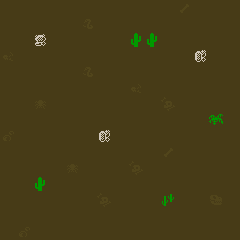

A 2D game scene composited from a Tiled map and its tileset images. What follows is a short description and the map's XML, with every tile layer's data as written:
An orthogonal 15x15 tile map with 16x16 px tiles, 4 tile layers (floor, wall, roof, units).

<map version="1.10" tiledversion="2025.05.05" orientation="orthogonal" renderorder="right-down" width="15" height="15" tilewidth="16" tileheight="16" infinite="0" nextlayerid="6" nextobjectid="1">
 <tileset firstgid="1" source="../../tiles/battle/desert.tsx" />
 <layer id="1" name="floor" width="15" height="15">
  <data encoding="csv">
1,1,1,1,1,1,1,1,1,1,1,25,1,1,1,
1,1,1,1,1,15,1,1,1,1,1,1,1,1,1,
1,1,1,1,1,1,1,1,1,1,1,1,1,1,1,
24,1,1,1,1,1,1,1,1,1,1,1,1,1,1,
1,1,1,1,1,15,1,1,1,1,1,1,1,1,1,
1,1,1,1,1,1,1,1,24,1,1,1,1,1,1,
1,1,16,1,1,1,1,1,1,1,14,1,1,1,1,
1,1,1,1,1,1,1,1,1,1,1,1,1,1,1,
34,1,1,1,1,1,1,1,1,1,1,1,1,1,1,
1,1,1,1,1,1,1,1,1,1,25,1,1,1,1,
1,1,1,1,16,1,1,1,14,1,1,1,1,1,1,
1,1,1,1,1,1,1,1,1,1,1,1,1,1,1,
1,1,1,1,1,1,14,1,1,1,1,1,1,26,1,
1,1,1,1,1,1,1,1,1,1,1,1,1,1,1,
1,34,1,1,1,1,1,1,1,1,1,1,1,1,1
</data>
 </layer>
 <layer id="3" name="wall" width="15" height="15">
  <data encoding="csv">
0,0,0,0,0,0,0,0,0,0,0,0,0,0,0,
0,0,0,0,0,0,0,0,0,0,0,0,0,0,0,
0,0,36,0,0,0,0,0,12,12,0,0,0,0,0,
0,0,0,0,0,0,0,0,0,0,0,0,35,0,0,
0,0,0,0,0,0,0,0,0,0,0,0,0,0,0,
0,0,0,0,0,0,0,0,0,0,0,0,0,0,0,
0,0,0,0,0,0,0,0,0,0,0,0,0,0,0,
0,0,0,0,0,0,0,0,0,0,0,0,0,21,0,
0,0,0,0,0,0,35,0,0,0,0,0,0,0,0,
0,0,0,0,0,0,0,0,0,0,0,0,0,0,0,
0,0,0,0,0,0,0,0,0,0,0,0,0,0,0,
0,0,12,0,0,0,0,0,0,0,0,0,0,0,0,
0,0,0,0,0,0,0,0,0,0,11,0,0,0,0,
0,0,0,0,0,0,0,0,0,0,0,0,0,0,0,
0,0,0,0,0,0,0,0,0,0,0,0,0,0,0
</data>
 </layer>
 <layer id="5" name="roof" width="15" height="15">
  <data encoding="csv">
0,0,0,0,0,0,0,0,0,0,0,0,0,0,0,
0,0,0,0,0,0,0,0,0,0,0,0,0,0,0,
0,0,0,0,0,0,0,0,0,0,0,0,0,0,0,
0,0,0,0,0,0,0,0,0,0,0,0,0,0,0,
0,0,0,0,0,0,0,0,0,0,0,0,0,0,0,
0,0,0,0,0,0,0,0,0,0,0,0,0,0,0,
0,0,0,0,0,0,0,0,0,0,0,0,0,0,0,
0,0,0,0,0,0,0,0,0,0,0,0,0,0,0,
0,0,0,0,0,0,0,0,0,0,0,0,0,0,0,
0,0,0,0,0,0,0,0,0,0,0,0,0,0,0,
0,0,0,0,0,0,0,0,0,0,0,0,0,0,0,
0,0,0,0,0,0,0,0,0,0,0,0,0,0,0,
0,0,0,0,0,0,0,0,0,0,0,0,0,0,0,
0,0,0,0,0,0,0,0,0,0,0,0,0,0,0,
0,0,0,0,0,0,0,0,0,0,0,0,0,0,0
</data>
 </layer>
 <layer id="4" name="units" width="15" height="15">
  <data encoding="csv">
0,0,0,0,0,0,0,0,0,0,0,0,0,0,0,
0,0,0,0,0,0,0,0,0,0,0,0,0,0,0,
0,0,0,0,0,0,0,0,0,0,0,0,0,0,0,
0,0,0,0,0,0,0,0,0,0,0,0,0,0,0,
0,0,0,0,0,0,0,0,0,0,0,0,0,0,0,
0,0,0,0,0,0,0,0,0,0,0,0,0,0,0,
0,0,0,0,0,0,0,0,0,0,0,0,0,0,0,
0,0,0,0,0,0,0,0,0,0,0,0,0,0,0,
0,0,0,0,0,0,0,0,0,0,0,0,0,0,0,
0,0,0,0,0,0,0,0,0,0,0,0,0,0,0,
0,0,0,0,0,0,0,0,0,0,0,0,0,0,0,
0,0,0,0,0,0,0,0,0,0,0,0,0,0,0,
0,0,0,0,0,0,0,0,0,0,0,0,0,0,0,
0,0,0,0,0,0,0,0,0,0,0,0,0,0,0,
0,0,0,0,0,0,0,0,0,0,0,0,0,0,0
</data>
 </layer>
</map>
